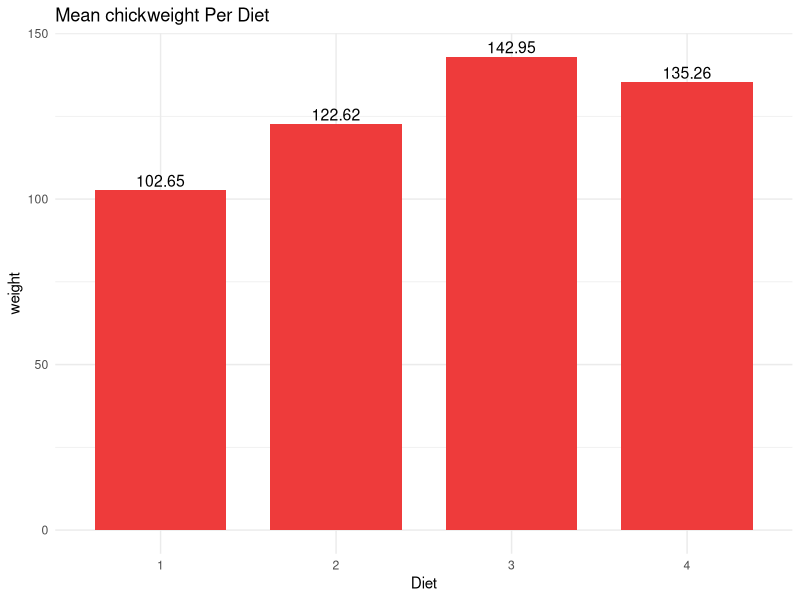
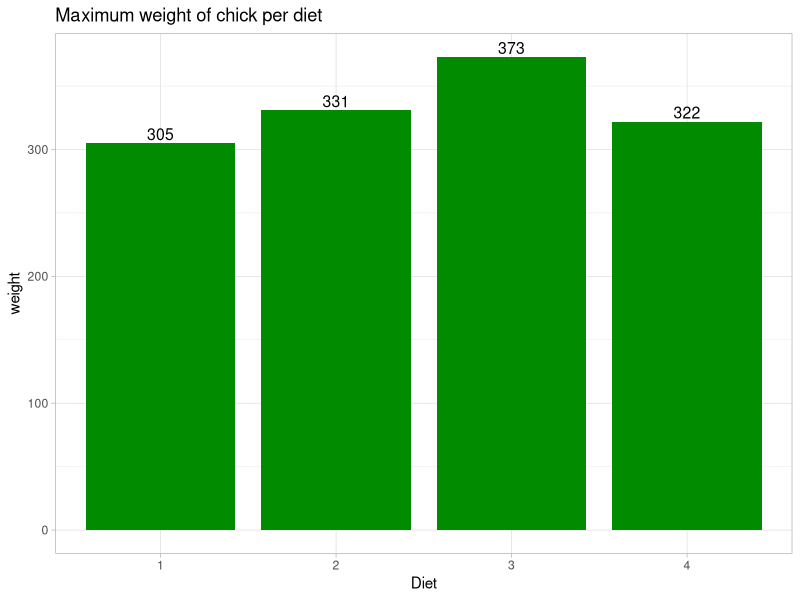
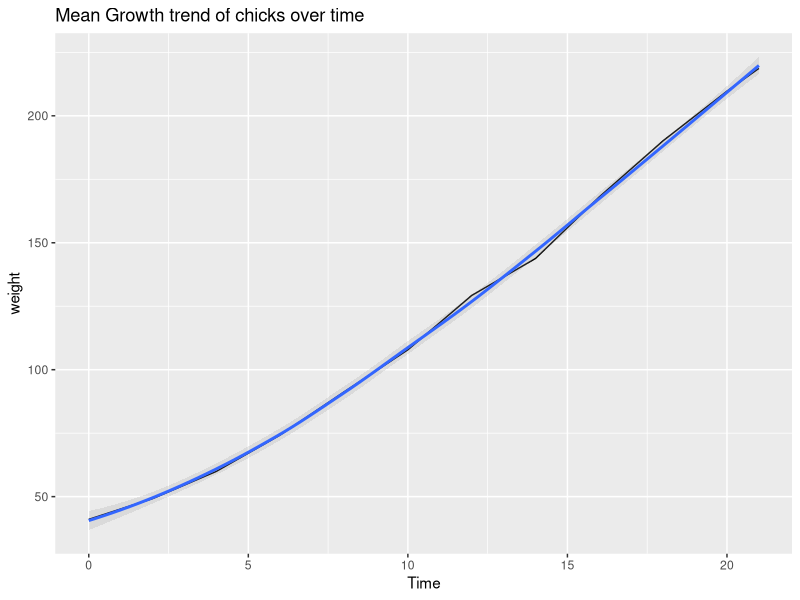
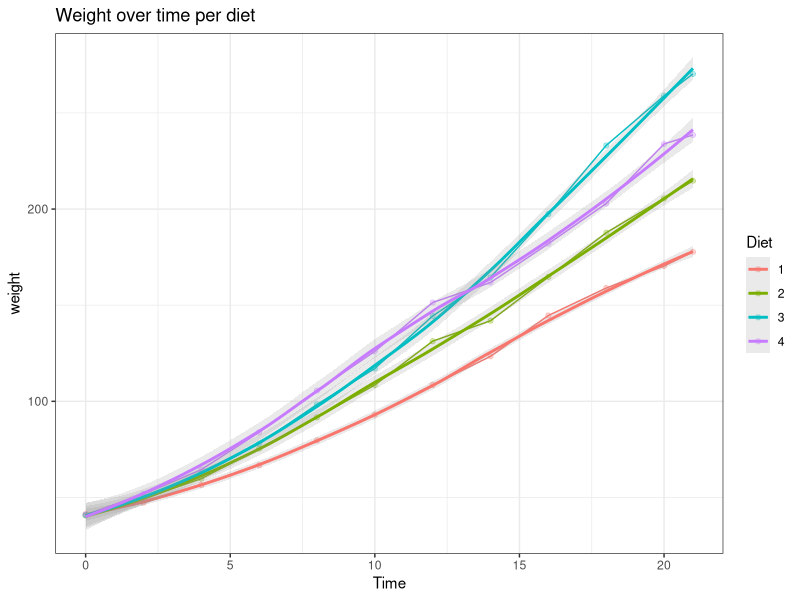

These figures' R source, in order:
## ---- chunk 1
library("tidyverse")
## ---- chunk 2
data <- ChickWeight
dim(data)

head(data)
## ---- chunk 3
summary(data)
## ---- chunk 4
dw <- aggregate(weight~Diet, data, mean)
dw
## ---- chunk 5
ggplot(dw, aes(x=Diet, y=weight)) + geom_col(width = 0.75, fill="brown2")+
  geom_text(label=round(dw$weight,2), size=4,vjust=-0.3)+
  theme_minimal() + ggtitle("Mean chickweight Per Diet")
## ---- chunk 6
wd <- aggregate(weight~Diet, data, max)
wd
## ---- chunk 7
ggplot(wd, aes(Diet, weight)) + geom_col(fill="green4", width =0.85 )+theme_light()+
  geom_text(label=wd$weight,size=4,vjust=-0.25)+
  ggtitle("Maximum weight of chick per diet")
## ---- chunk 8
wt <- aggregate(weight~Time, data, mean)
wt
## ---- chunk 9
ggplot(wt, aes(x=Time, y=weight)) + geom_line(stat = "identity",inherit.aes = TRUE)+
  theme_get()+geom_smooth(alpha=0.2, linewidth=1)+
  ggtitle("Mean Growth trend of chicks over time")
## ---- chunk 10
aggregate(data$weight,by=list(time=data$Time,diet=data$Diet), FUN = mean)
dt <- aggregate(weight~Diet+Time, data, mean)
ggplot(dt, aes(x=Time, y=weight,colour=Diet)) + geom_line()+
  theme_bw()+
  geom_point(alpha=0.3)+
  geom_smooth(alpha=0.2, linewidth=1)+
  ggtitle("Weight over time per diet")
## ---- chunk 11
sessionInfo()
